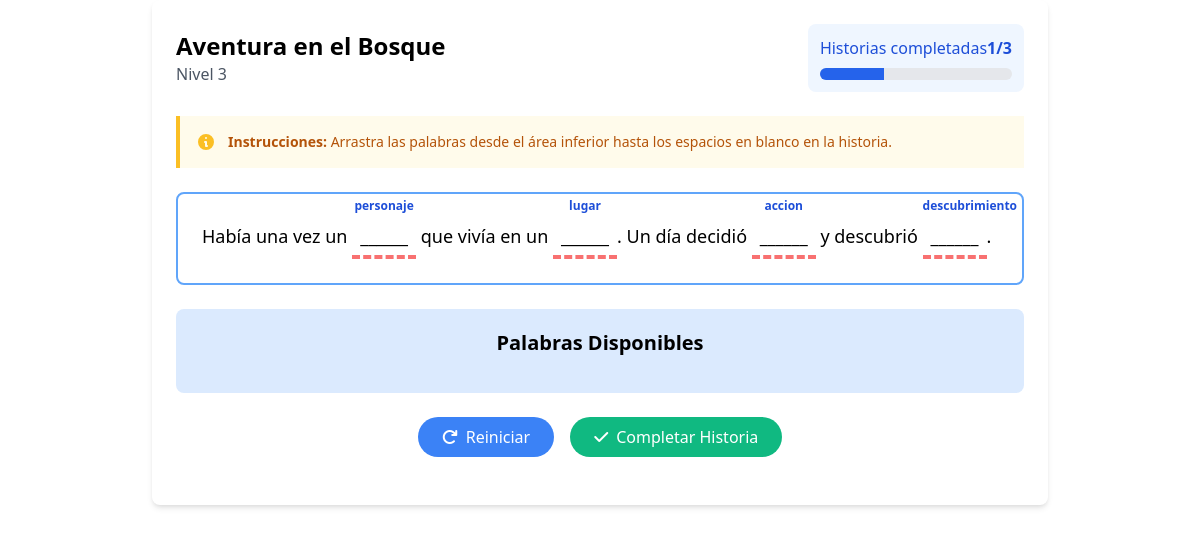
The app's page /games/interactive-story/index.php?level=3 (signed in) with its own data.
### tables this page shows
CREATE TABLE `stories` (
  `id` int(11) NOT NULL,
  `title` varchar(100) NOT NULL,
  `image_path` varchar(255) DEFAULT NULL,
  `template` text NOT NULL,
  `description` text DEFAULT NULL,
  `options` longtext NOT NULL CHECK (json_valid(`options`)),
  `created_at` timestamp NOT NULL DEFAULT current_timestamp(),
  `difficulty` enum('easy','medium','hard') DEFAULT 'easy',
  `min_categories` int(11) DEFAULT 2,
  `max_categories` int(11) DEFAULT 3
);

### games/interactive-story/index.php (called while the page is built, shortened)
<?php
require_once '../../includes/auth.php';
require_once '../../includes/helpers.php';
$user_id = $_SESSION['user_id'];
$level = $_GET['level'] ?? 1;
$difficulty_map = [
    1 => 'easy',
    2 => 'medium',
    3 => 'hard'
];
$difficulty = $difficulty_map[$level] ?? 'easy';
$stmt = $db->prepare("SELECT COUNT(*) AS completed_count
                     FROM user_progress
                     WHERE user_id = ?
                     AND game_type = 'interactive-story'
                     AND JSON_EXTRACT(details, '$.level') = ?");
$stmt->bind_param("ii", $user_id, $level);
$stmt->execute();
$progress = $stmt->get_result()->fetch_assoc();
$completed_count = $progress['completed_count'] ?? 0;
$sql = "SELECT s.id, s.title, s.template, s.image_path, s.options
        FROM stories s
        WHERE s.difficulty = ?
        ORDER BY RAND() LIMIT 1";
$stmt = $db->prepare($sql);
$stmt->bind_param("s", $difficulty);
$stmt->execute();
$result = $stmt->get_result();
$story = $result->fetch_assoc();
$options = json_decode($story['options'], true);
$categories = $options['categories'] ?? [];
$elements = [];
preg_match_all('/\{([^}]+)\}/', $story['template'], $matches);
$placeholders = $matches[1] ?? [];
$game_data = [
    'id' => $story['id'],
    'title' => $story['title'],
    'template' => $story['template'],
    'image' => get_image('stories', $story['image_path']),
    'placeholders' => $placeholders,
    'categories' => $categories,
    'elements' => $elements,
    'level' => $level,
    'completed_count' => $completed_count
];
include 'view.php';

### includes/helpers.php (called while the page is built, shortened)
<?php
function get_image($category, $file)
{
    return IMAGE_PATH . "/$category/$file";
}

### games/interactive-story/view.php (the view, shortened to what this page needs)
<div class="max-w-4xl mx-auto p-6 bg-white rounded-lg shadow-md">
  <div class="flex flex-wrap justify-between items-center mb-6 gap-4">
    <div>
      <h1 class="text-2xl font-bold"><?= htmlspecialchars($game_data['title']) ?></h1>
      <p class="text-gray-600">Nivel <?= $game_data['level'] ?></p>
    </div>
    <div class="progress-container bg-blue-50 p-3 rounded-lg">
      <div class="flex justify-between mb-2">
        <span class="text-blue-700 font-medium">Historias completadas</span>
        <span class="text-blue-700 font-bold">
          <?= $game_data['completed_count'] ?>/3
        </span>
      </div>
      <div class="w-full bg-gray-200 rounded-full h-3 overflow-hidden">
        <div class="bg-blue-600 h-3 transition-all duration-500"
             style="width: <?= ($game_data['completed_count'] / 3) * 100 ?>%">
        </div>
      </div>
    </div>
  </div>
  <div class="bg-yellow-50 border-l-4 border-yellow-400 p-4 mb-6">
    <div class="flex">
      <div class="flex-shrink-0">
        <svg class="h-5 w-5 text-yellow-400" xmlns="http://www.w3.org/2000/svg" viewBox="0 0 20 20" fill="currentColor">
          <path fill-rule="evenodd" d="M18 10a8 8 0 11-16 0 8 8 0 0116 0zm-7-4a1 1 0 11-2 0 1 1 0 012 0zM9 9a1 1 0 000 2v3a1 1 0 001 1h1a1 1 0 100-2v-3a1 1 0 00-1-1H9z" clip-rule="evenodd" />
        </svg>
      </div>
      <div class="ml-3">
        <p class="text-sm text-yellow-700">
          <strong>Instrucciones:</strong>
          <span id="instructions-text">Arrastra las palabras desde el área inferior hasta los espacios en blanco en la historia.</span>
        </p>
      </div>
    </div>
  </div>
  <div class="border-2 border-blue-400 rounded-lg p-6 mb-6 text-lg leading-relaxed min-h-[200px] bg-white" id="story-text">
    <?php
    $template = $game_data['template'];
    $parts = preg_split('/(\{[^}]+\})/', $template, -1, PREG_SPLIT_DELIM_CAPTURE);
    foreach ($parts as $part) {
        if (preg_match('/\{([^}]+)\}/', $part, $match)) {
            $category = $match[1];
            echo '<div class="inline-block align-middle min-w-[120px] relative">';
            echo '<div class="border-b-4 border-dashed border-red-400 py-1 px-2 text-center min-h-[40px] cursor-pointer drop-target inline-block" data-category="'.htmlspecialchars($category).'">______</div>';
            echo '<div class="absolute -top-5 left-0 right-0 text-xs text-blue-700 font-bold text-center">'.htmlspecialchars($category).'</div>';
            echo '</div>';
        } else {
            echo '<span class="inline">'.htmlspecialchars($part).'</span>';
        }
    }
    ?>
  </div>
  <div class="bg-blue-100 rounded-lg p-5 mb-6">
    <h3 class="text-xl font-bold text-center mb-4">Palabras Disponibles</h3>
  </div>
  <div class="flex justify-center gap-4 mb-6">
    <button id="reset-story" class="bg-blue-500 hover:bg-blue-700 text-white px-6 py-2 rounded-full flex items-center gap-2">
      <i class="fas fa-redo"></i> Reiniciar
    </button>
    <button id="save-story" class="bg-green-500 hover:bg-green-700 text-white px-6 py-2 rounded-full flex items-center gap-2">
      <i class="fas fa-check"></i> Completar Historia
    </button>
  </div>
</div>
<?php
$content = ob_get_clean();
include '../../includes/game_layout.php';
?>

### includes/game_layout.php (shortened to what this page needs)
<!DOCTYPE html>
<html lang="en">
<head>
    <link href="https://cdn.jsdelivr.net/npm/tailwindcss@2.2.19/dist/tailwind.min.css" rel="stylesheet">
    <link rel="stylesheet" href="https://cdnjs.cloudflare.com/ajax/libs/font-awesome/6.4.0/css/all.min.css">
</head>
<body>
    <?= $content ?>
</body>
</html>

### records on screen
stories: title "Aventura en el Bosque", template "Había una vez un", template "que vivía en un", template ". Un día decidió", template "y descubrió", template "."

### other values on screen
$game_data['level'] "3"
$game_data['completed_count'] "1"
$category "personaje"
$category "lugar"
$category "accion"
$category "descubrimiento"
